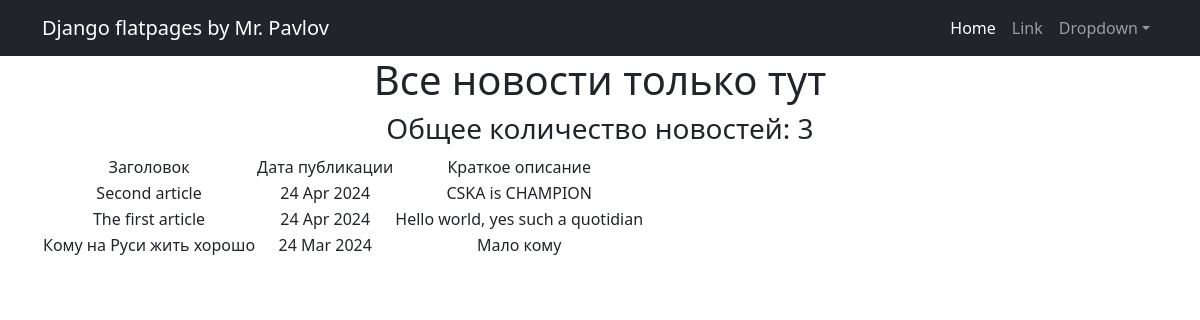
The app's page /posts/, older data.
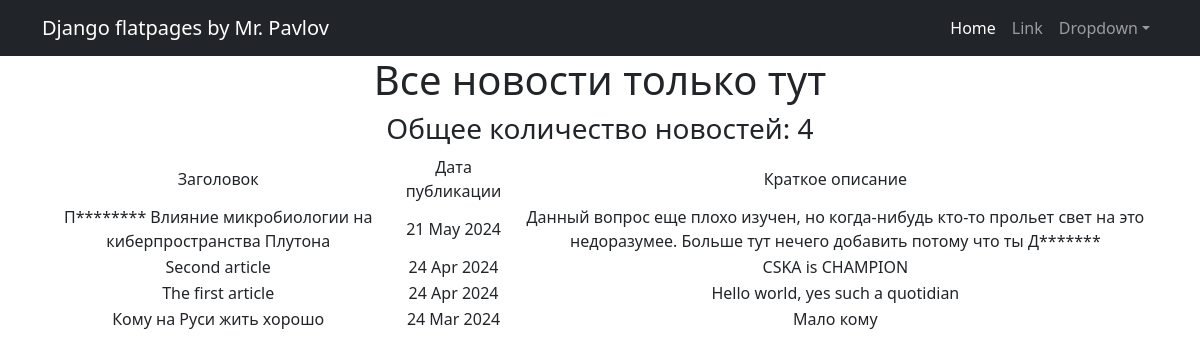
The same page, newer data.
### news/models.py (models this page shows, shortened)
class Post(models.Model):
    author = models.ForeignKey(Author, on_delete = models.CASCADE)
    content = models.CharField(max_length=2, choices=CONTENT, default=article)
    date = models.DateTimeField(auto_now_add=True)
    category = models.ManyToManyField(Category, through = 'PostCategory')
    title = models.CharField(max_length=255)
    text = models.CharField(max_length=10000)
    post_rating = models.IntegerField(default=0)

### news/views.py (the view)
class PostList(ListView):
    model = Post
    ordering = '-date'
    template_name = 'posts.html'
    context_object_name = 'posts'

### news/templatetags/censor_filter.py (called while the page is built)
@register.filter()
def censor(text):
    words = text.split()
    for i, word in enumerate(words):
        if word.lower().replace(',', '').replace('.', '').replace('!', '').replace('?', '') in CENSOR_WORDS:
            words[i] = word[0] + '*' * (len(word) - 1)
    return " ".join(words)

### templates/posts.html (shortened to what this page needs)
{% extends 'flatpages/default.html' %}
{% load censor_filter %}
{% block content %}
  <h1>Все новости только тут</h1>
  <h3>Общее количество новостей: {{posts|length}}</h3>
   {% if posts %}
       <table>
           <tr>
               <td>Заголовок</td>
               <td>Дата публикации</td>
               <td>Краткое описание</td>
           </tr>
           {% for post in posts %}
           <tr>
               <td>{{ post.title|censor }}</td>
               <td>{{ post.date|date:'d M Y' }}</td>
               <td>{{ post.text|truncatewords:30|censor }}</td>
           </tr>
           {% endfor %}
       </table>
   {% else %}
       <h2>Новостей нет!</h2>
   {% endif %}
{% endblock content %}

### templates/flatpages/default.html (shortened to what this page needs)
<!DOCTYPE html>
<html lang="en">
    <head>
        {% load static %}
        <link href="{% static 'css/styles.css'%}" rel="stylesheet" />
    </head>
    <body>
        <nav class="navbar navbar-expand-lg navbar-dark bg-dark static-top">
                       <div class="container">
                <a class="navbar-brand" href="#">Django flatpages by Mr. Pavlov</a>
                <div class="collapse navbar-collapse" id="navbarSupportedContent">
                    <ul class="navbar-nav ms-auto mb-2 mb-lg-0">
                        <li class="nav-item"><a class="nav-link active" aria-current="page" href="#">Home</a></li>
                        <li class="nav-item"><a class="nav-link" href="#">Link</a></li>
                        <li class="nav-item dropdown">
                            <a class="nav-link dropdown-toggle" id="navbarDropdown" href="#" role="button" data-bs-toggle="dropdown" aria-expanded="false">Dropdown</a>
                        </li>
                    </ul>
                </div>
            </div>
        </nav>
        <div class="container">
            <div class="row">
                <div class="col-lg-12 text-center">
                    {% block content %}{% endblock content %}
                </div>
            </div>
        </div>
    </body>
</html>

Row changes from the older to the newer data that the page shows:
added Post: title|censor "П******** Влияние микробиологии на киберпространства Плутона", date "21 May 2024", text|censor "Данный вопрос еще плохо изучен, но когда-нибудь кто-то прольет свет на это недоразумее. Больше тут нечего добавить потому что ты Д*******"
Text that changed along with them:
{{ posts|length }}: "3" → "4"
